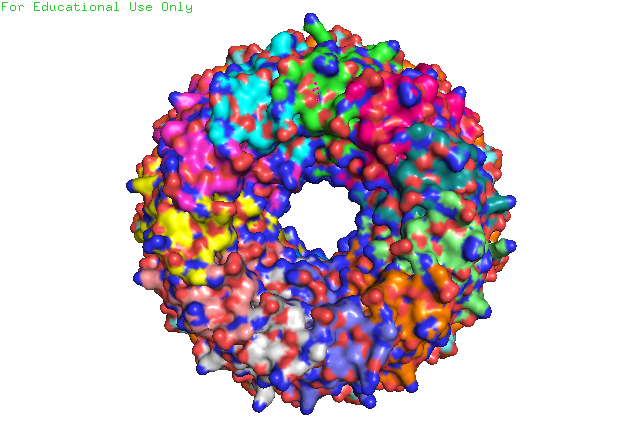
#> input picture tools/first_molecule_pymol.png, 640 x 434 px
$ python box_counting_apporach.py --img first_molecule_pymol.png
#> lines starting #> are read from the running program, lines starting #| are printed output that depends on the picture; long printed decimals are rounded
### tools/FractalDimension.py
import numpy as np


def fractal_dimension(image: np.ndarray) -> np.float64:
    """ Calculates the fractal dimension of an image represented by a 2D numpy array.
    The algorithm is a modified box-counting algorithm as described by Wen-Li Lee and Kai-Sheng Hsieh.
    Args:
        image: A 2D array containing a grayscale image. Format should be equivalent to cv2.imread(flags=0).
               The size of the image has no constraints, but it needs to be square (m×m array).
    Returns:
        D: The fractal dimension Df, as estimated by the modified box-counting algorithm.
    """
    M = image.shape[0]  # image shape
    G_min = image.min()  # lowest gray level (0=white)
    G_max = image.max()  # highest gray level (255=black)
    G = G_max - G_min + 1  # number of gray levels, typically 256
    prev = -1  # used to check for plateaus
    r_Nr = []

    for L in range(2, (M // 2) + 1):
        h = max(1, G // (M // L))  # minimum box height is 1
        N_r = 0
        r = L / M
        for i in range(0, M, L):
            boxes = [[]] * ((G + h - 1) // h)  # create enough boxes with height h to fill the fractal space
            for row in image[i:i + L]:  # boxes that exceed bounds are shrunk to fit
                for pixel in row[i:i + L]:
                    height = (pixel - G_min) // h  # lowest box is at G_min and each is h gray levels tall
                    boxes[height].append(pixel)  # assign the pixel intensity to the correct box
            stddev = np.sqrt(np.var(boxes, axis=1))  # calculate the standard deviation of each box
            stddev = stddev[~np.isnan(stddev)]  # remove boxes with NaN standard deviations (empty)
            nBox_r = 2 * (stddev // h) + 1
            N_r += sum(nBox_r)
        if N_r != prev:  # check for plateauing
            r_Nr.append([r, N_r])
            prev = N_r
    x = np.array([np.log(1 / point[0]) for point in r_Nr])  # log(1/r)
    y = np.array([np.log(point[1]) for point in r_Nr])  # log(Nr)
    D = np.polyfit(x, y, 1)[0]  # D = lim r -> 0 log(Nr)/log(1/r)
    return D

### tools/box_counting_apporach.py
import argparse
import numpy as np
import cv2
from FractalDimension import fractal_dimension

parser = argparse.ArgumentParser()
parser.add_argument("--img", help="Choose a 2D img", required=True)
args = parser.parse_args()

img_path = str(args.img)

image = cv2.imread(img_path, 0)
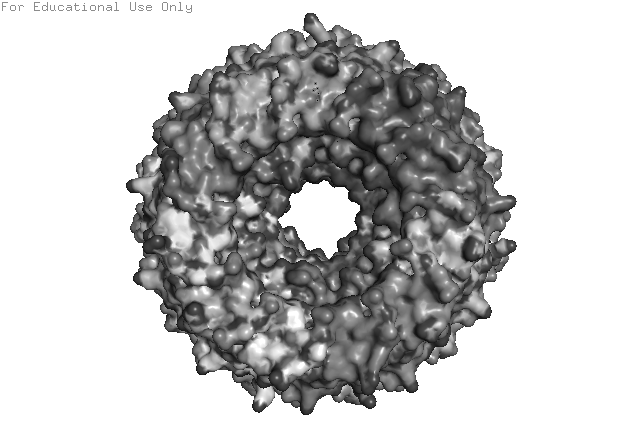
#> image: shape (434, 640); min 0, max 255, mean 197.9

fd = fractal_dimension(image)
#> in fractal_dimension, `G_min = image.min()`: G_min = 0
#> in fractal_dimension, `G_max = image.max()`: G_max = 255
#> in fractal_dimension, `G = G_max - G_min + 1`: G = 256
#> the loop in fractal_dimension, `for L in range(2, (M // 2) + 1):` made 216 passes
#> h on passes 1 to 12: 1, 1, 2, 2, 3, 4, 4, 5, 5, 6, 7, 7
#> after the loop in fractal_dimension, `for L in range(2, (M // 2) + 1):`: prev = 4; r_Nr = 70 pairs, first value 0.00461 to 0.5, second value 4 to 766720
#> in fractal_dimension, `x = np.array([np.log(1 / point[0]) for point in r_Nr])`: x = 70 values, max 5.38 at index 0, min 0.693 at index 69, mean 2.59
#> in fractal_dimension, `y = np.array([np.log(point[1]) for point in r_Nr])`: y = 70 values, max 13.55 at index 1, min 1.39 at index 69, mean 6.5
#> in fractal_dimension, `D = np.polyfit(x, y, 1)[0]`: D = 2.76
#> fd = 2.76
print(f"Fractal dimension of the image: {fd}")
#| Fractal dimension of the image: 2.760
